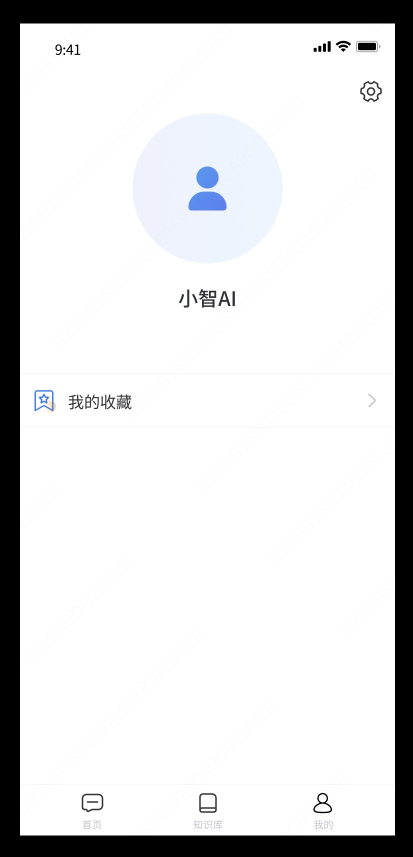
#> input picture ui-images/mine.jpg, 826 x 1714 px, found by its file name (shown at 1/2 size)
$ python crop_mine_v3.py
#> lines starting #> are read from the running program, lines starting #| are printed output that depends on the picture
from PIL import Image

img = Image.open('ui-images/mine.jpg')
#> img is the input picture: PIL image 826x1714 RGB; mean R, G, B 216.9, 217.3, 218.1

# Avatar analysis:
# Width: 265 to 562 -> width = 297, center_x = 413.5
# If we assume it's a circle, the height should also be ~297.
# center_y is around 413.
# Fine-tune: reduce top by 1px and right side by 3px from previous crop.
# x1 = 261
# x2 = 577
# y1 = 217
# y2 = 533

img.crop((261, 217, 577, 533)).save('assets/mine_user_avatar.png')
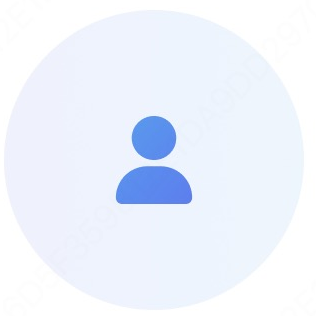
#> saved as mine_user_avatar.png: PIL image 316x316 RGB; mean R, G, B 237.1, 242.5, 253.1
print("Saved avatar with tuned crop (316x316)")

# Favorite icon (center 89.5, 802.5 from previous analysis)
# Let's use r=40 to be tighter and avoid text/borders
img.crop((89.5-40, 802.5-40, 89.5+40, 802.5+40)).save('assets/mine_favorite_icon.png')
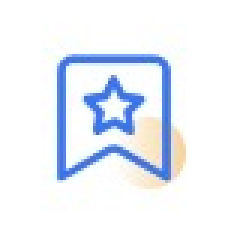
#> saved as mine_favorite_icon.png: PIL image 80x80 RGB (shown 3 times larger); mean R, G, B 236.6, 241.3, 248.8
print("Saved favorite icon with r=40")

$ run again, with ui-images/chat-input.jpg copied over ui-images/mine.jpg
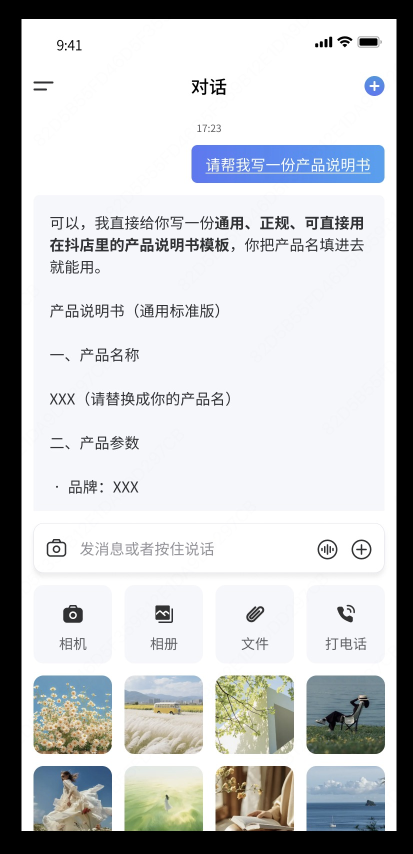
#> input picture ui-images/chat-input.jpg, 826 x 1708 px, found by its file name (shown at 1/2 size)
#> img is the input picture: PIL image 826x1708 RGB; mean R, G, B 195.8, 197.9, 199.6
#> `img.crop((261, 217, 577, 533)).save('assets/mine_user_avatar.png')`:
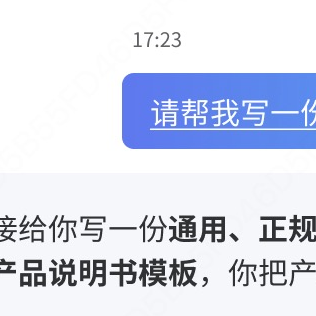
#> saved as mine_user_avatar.png: PIL image 316x316 RGB; mean R, G, B 216.9, 222.3, 237.7
#> `img.crop((89.5-40, 802.5-40, 89.5+40, 802.5+40)).save('assets/mine_fav..`:
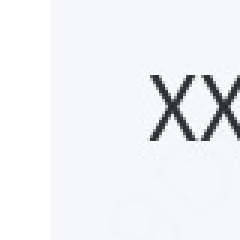
#> saved as mine_favorite_icon.png: PIL image 80x80 RGB (shown 3 times larger); mean R, G, B 240.7, 241.5, 244.6
